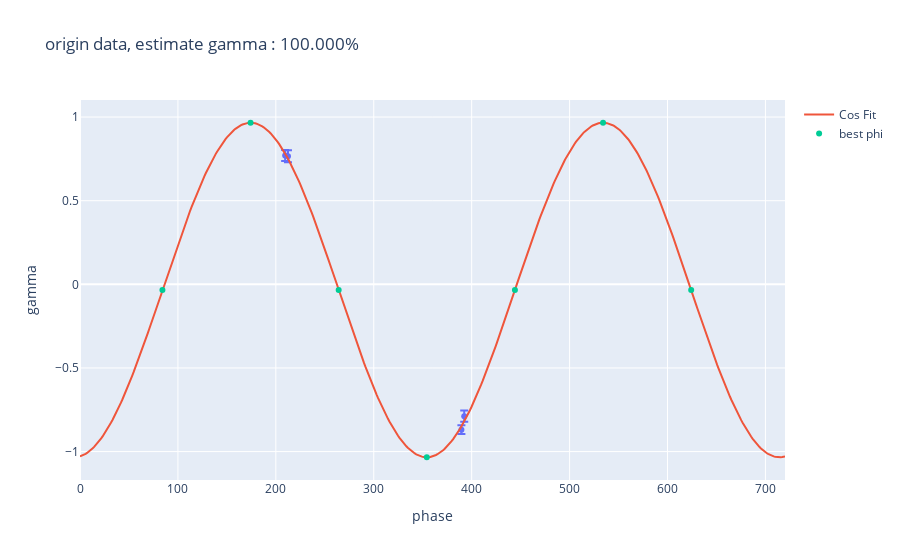

The cell this chart's notebook holds for it:
### Code cell
best_phi_list=np.array([90,180,270,360,450,540,630])+param_origin[1]/np.pi*180//90*90
best_turn_list=(best_phi_list-(param_origin[1]/np.pi*180))/360/2
phase_array=np.linspace(0,360*2,500)
turn_array=phase_array/360/2
origin_fit=model_func_count_offset(phase_array,*param_origin)
best_phase_list=best_turn_list*2*360

fig = px.scatter(origin_df, x='phase', y='gamma',error_y='gamma_err',hover_data='turn',title='origin data, estimate gamma : {:.3%}'.format(np.abs(param_origin[0])))
fig.add_scatter(x=phase_array, y=origin_fit, mode='lines', name='Cos Fit',hovertext=['turn={:.3}'.format(i) for i in turn_array],hovertemplate='gamma=%{y:.3f}<br>%{hovertext}')
fig.add_scatter(x=best_phase_list,y=model_func_count_offset(best_phase_list,*param_origin),mode='markers',name='best phi',hovertext=['turn={:.3}'.format(i) for i in best_turn_list],hovertemplate='gamma=%{y:.3f}<br>%{hovertext}')
fig.show()

### Figure 1 — Plotly figure (JSON) as saved in the notebook; plotly's stock layout.template omitted (floating-point values rounded to 4 significant figures; data arrays with more than 128 entries replaced by an {"elided": "..."} marker saying what was removed)
{"data": [{"customdata": [[0.291], [0.295], [0.541], [0.545]], "error_y": {"array": [0.03259, 0.03524, 0.02642, 0.0338]}, "hovertemplate": "phase=%{x}<br>gamma=%{y}<br>turn=%{customdata[0]}<extra></extra>", "legendgroup": "", "marker": {"color": "#636efa", "symbol": "circle"}, "mode": "markers", "name": "", "orientation": "v", "showlegend": false, "type": "scatter", "x": [209.5, 212.4, 389.5, 392.4], "xaxis": "x", "y": [0.7702, 0.7658, -0.8689, -0.7885], "yaxis": "y"}, {"hovertemplate": "gamma=%{y:.3f}<br>%{hovertext}", "hovertext": {"elided": "500 str values"}, "mode": "lines", "name": "Cos Fit", "type": "scatter", "x": {"elided": "500 float values"}, "y": {"elided": "500 float values"}}, {"hovertemplate": "gamma=%{y:.3f}<br>%{hovertext}", "hovertext": ["turn=0.117", "turn=0.242", "turn=0.367", "turn=0.492", "turn=0.617", "turn=0.742", "turn=0.867"], "mode": "markers", "name": "best phi", "type": "scatter", "x": [84.17, 174.2, 264.2, 354.2, 444.2, 534.2, 624.2], "y": [-0.03395, 0.9661, -0.03395, -1.034, -0.03395, 0.9661, -0.03395]}], "layout": {"legend": {"tracegroupgap": 0}, "title": {"text": "origin data, estimate gamma : 100.000%"}, "xaxis": {"anchor": "y", "domain": [0, 1], "title": {"text": "phase"}}, "yaxis": {"anchor": "x", "domain": [0, 1], "title": {"text": "gamma"}}}}
